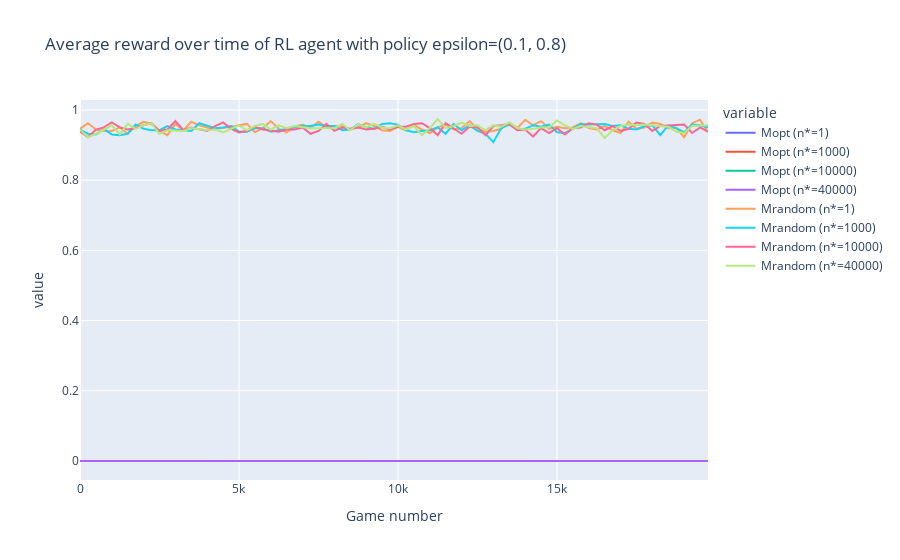

Source (notebook cell):
### Markdown cell above
#### Question 3

### Code cell
n_max_list = [1, 1_000, 10_000, 40_000]

epsilon = (0.1, 0.8)

maxGamesTotal = 20_000
groupSize = 250
df = {'Game number':np.arange(maxGamesTotal//groupSize)*groupSize}


num_cores = min(len(n_max_list),mp.cpu_count())

def parallelGames(n_max, epsilon, maxGamesTotal, groupSize):
    df = {}

    player_opt = OptimalPlayer(epsilon=0.5)
    agent = QlearningAgent(epsilon=epsilon, n_max=n_max)

    winnerList, Mopt, Mrandom = play_games_with_M(player_opt, agent, maxGamesTotal, groupSize)

    # y = winnerList.reshape(winnerList.size//groupSize, groupSize).mean(axis=1)

    #df[f'Average reward (n*={n_max})'] = y
    df[f'Mopt (n*={n_max})'] = Mopt
    df[f'Mrandom (n*={n_max})'] = Mrandom

    return df

dfs = Parallel(n_jobs=num_cores)(delayed(parallelGames)(n_max, epsilon, maxGamesTotal, groupSize) for n_max in n_max_list)

for d in dfs:
    df.update(d)

df = pd.DataFrame(df)
fig = px.line(df, x='Game number', y=df.columns.difference(['Game number']), title=f'Average reward over time of RL agent with policy epsilon={epsilon}')
fig.show()
